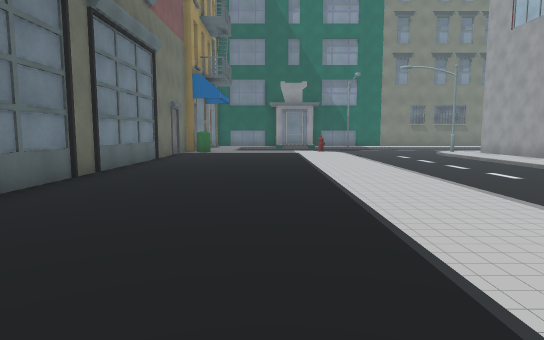
[1] (above)

23 first-person views from a walk through a 3-D level made in the Unity game engine. The camera is 1.4 m above the floor, tilts 6° down and sees 75° across. The floor is counted in squares, 1.67 m on a side. Each view is taken from the middle of a square. On the plan, view 1 faces up. The plan holds only what a view shows up to about 12 squares ahead; the rest is blank. The place goes on beyond the plan. The player character is not drawn. Some surface patterns are stand-ins.

[2]
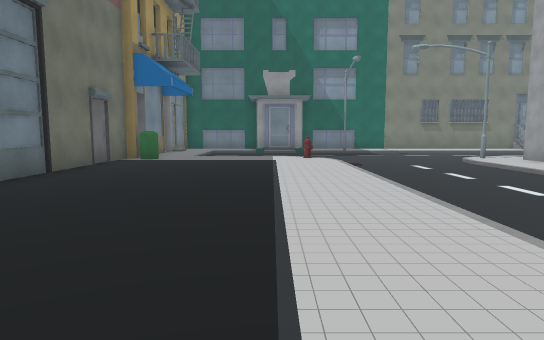

[3]
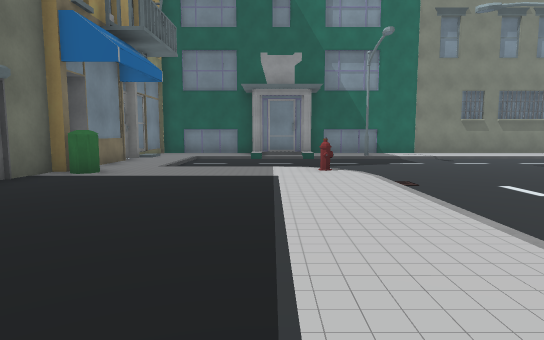

[4]
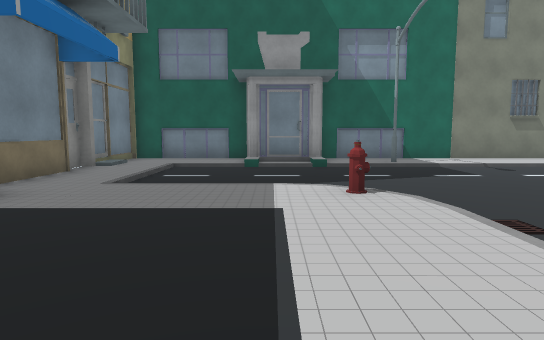

[5]
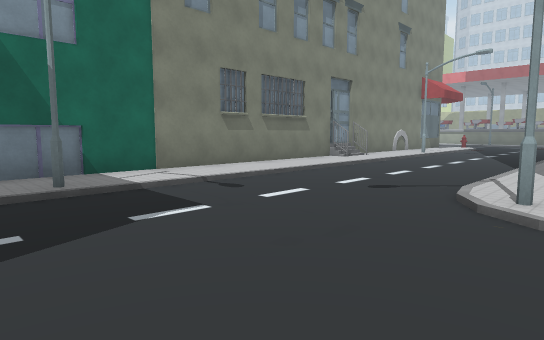

[6]
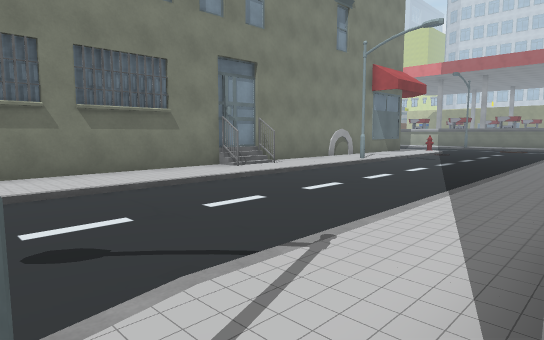

[7]
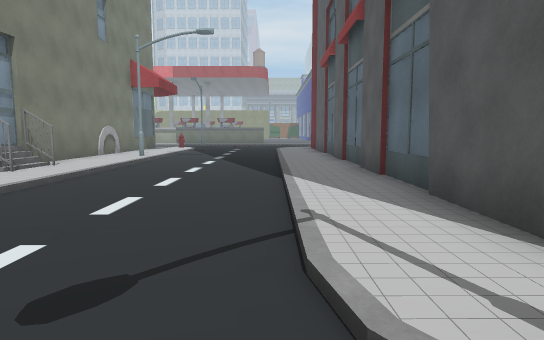

[8]
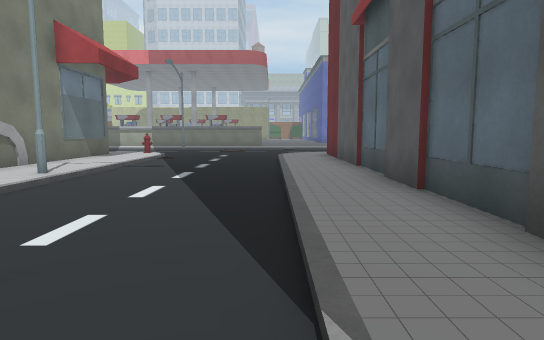

[9]
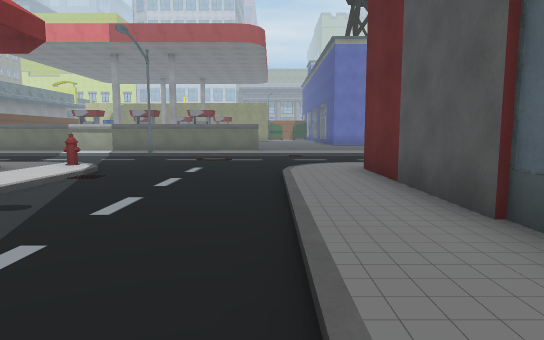

[10]
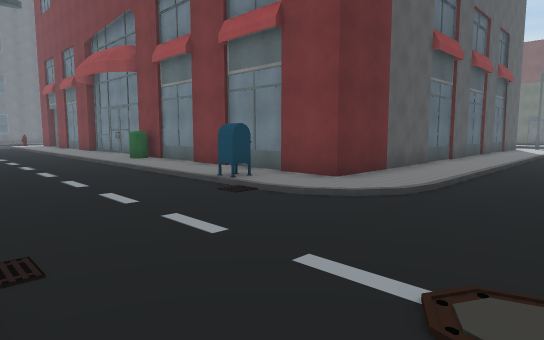

[11]
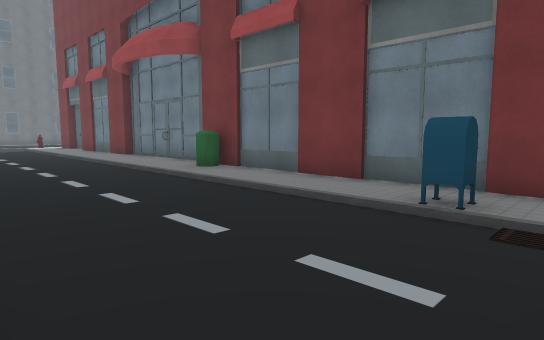

[12]
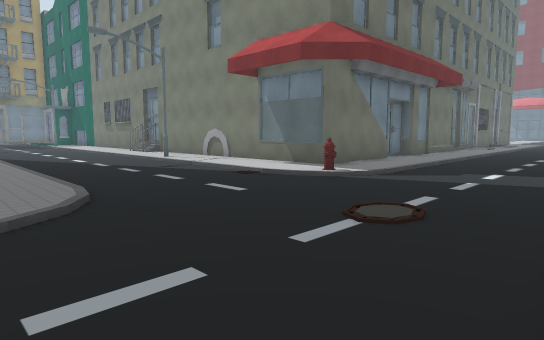

[13]
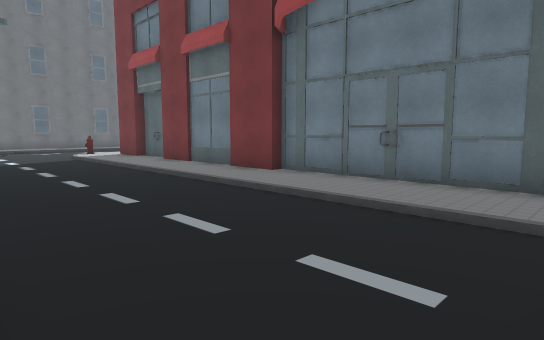

[14]
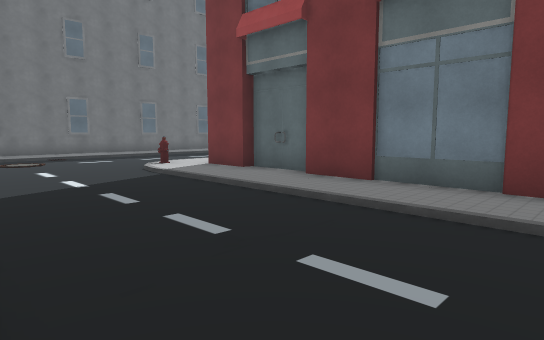

[15]
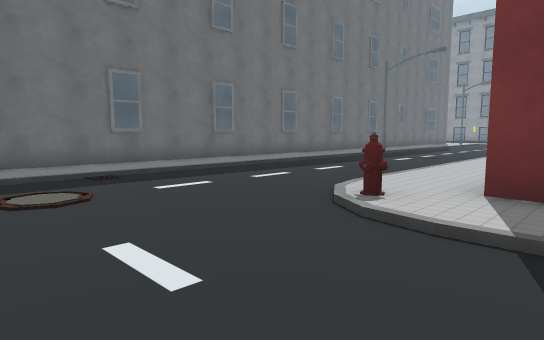

[16]
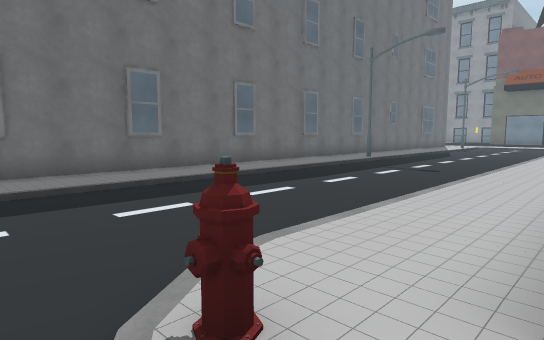

[17]
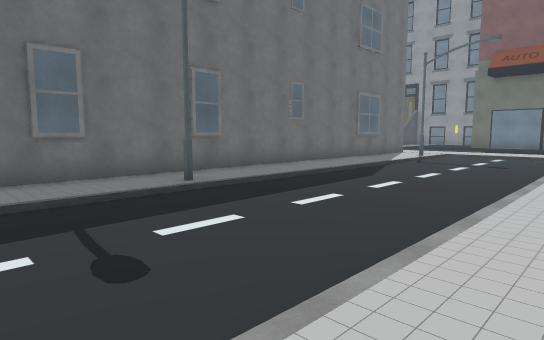

[18]
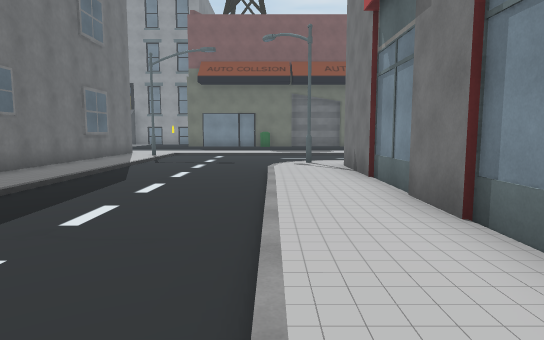

[19]
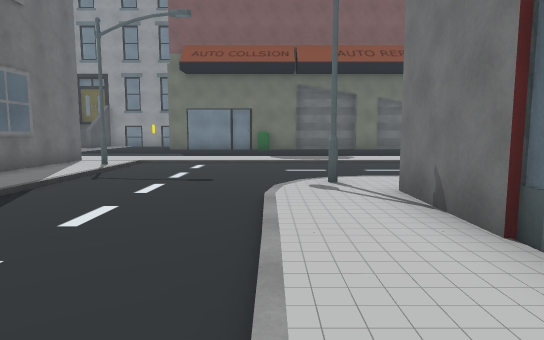

[20]
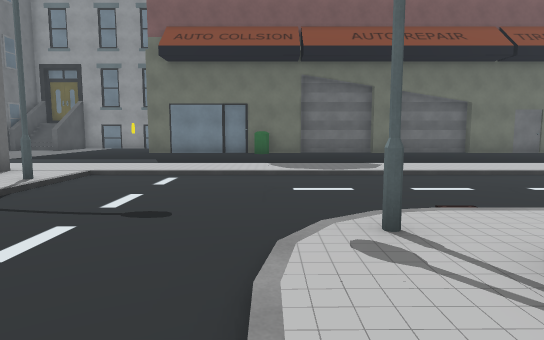

[21]
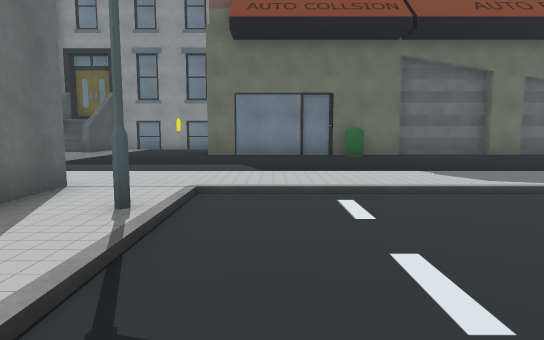

[22]
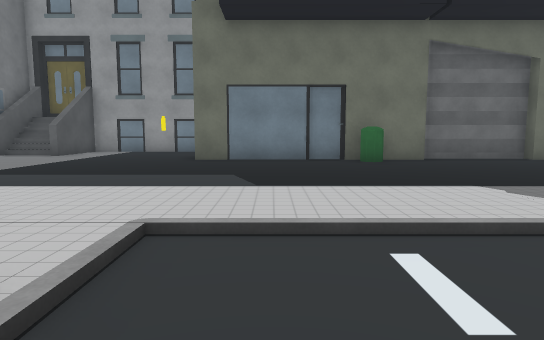

[23]
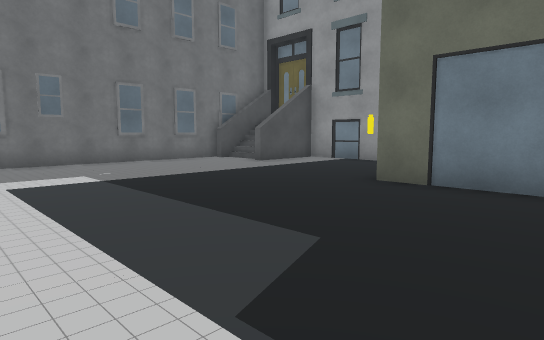

### Floor plan
Key: @ floor where view 1 was taken; # wall or solid block; . main floor; - floor 0.25 m lower than the main floor; / step, stairs or slope; = window, fence, low wall or low ledge; H hydrant; S streetlight; B building; M mailbox; O other object.
Columns run from 6 left of view 1 to 30 right of it. Each row starts with its distance up from view 1.
 29                                  --
 28                                 /--
 27                                ./--
 26                               #./---
 25                               #./---
 24                               #./---
 23   ##### #######################./---
 22   B...###...........=#.........H/---O
 21   B...../..S............S....../----
 20   B..-------------------------------
 19   B..-----------------------------.-/
 18   B..-------------------------------/
 17   B..///-------////////////////-----/
 16   ##....H/----S.................----/
 15   ##...../---/.################./---/
 14   #....../---/.#              #MM---
 13   #....../---/.#              #.M---/
 12   #....../---/.#              #./---/
 11   #....../---/.               #./---/
 10   #....../---/.               #./---
  9   #....../---/                #./---
  8   #....../---                 ##/---S
  7   #....../---                 ##/---/
  6   #....../--                  #./---
  5   #....../-                   #./---/
  4    ....../                    #./---/
  3    ....../                    #./---/
  2     .....                     #./---
  1      ...                      #./---/
  0      .@                       #./---
 -1      ...                      #./---/
 -2      ....                     #./---/
 -3      ..../-                   #./---/
 -4   #....../--                  #./---
 -5   #....../---                 #./---O
 -6   #....../---/.               #./---
 -7   #....../---/.#######        #./---
 -8   #....../---/S................H/---
 -9   ##...../----//////////////////----
-10   ##...../--------------------------
-11   #....../------------------------.
-12   #....../-------------------------
-13   #......//S/////////S////////////-
-14   #..................S.............
-15 .........##########################
-16 .........
-17 ........
-18 ........
-19 #.......
-20 /.......
-21 ########

Where each view was taken, in squares from view 1:
view 1: 0 up, 0 right, facing up
view 2: 4 up, 1 right, facing up
view 3: 8 up, 1 right, facing up
view 4: 11 up, 1 right, facing up
view 5: 15 up, 3 right, facing up-right
view 6: 15 up, 8 right, facing up-right
view 7: 17 up, 7 right, facing right
view 8: 17 up, 12 right, facing right
view 9: 17 up, 17 right, facing right
view 10: 19 up, 30 right, facing down-left
view 11: 15 up, 30 right, facing down-left
view 12: 15 up, 30 right, facing up-left
view 13: 7 up, 30 right, facing down-left
view 14: 1 up, 30 right, facing down-left
view 15: 6 down, 29 right, facing down-left
view 16: 7 down, 26 right, facing down-left
view 17: 8 down, 18 right, facing down-left
view 18: 9 down, 18 right, facing left
view 19: 9 down, 14 right, facing left
view 20: 9 down, 11 right, facing left
view 21: 12 down, 8 right, facing left
view 22: 12 down, 6 right, facing left
view 23: 11 down, 2 right, facing down-left
